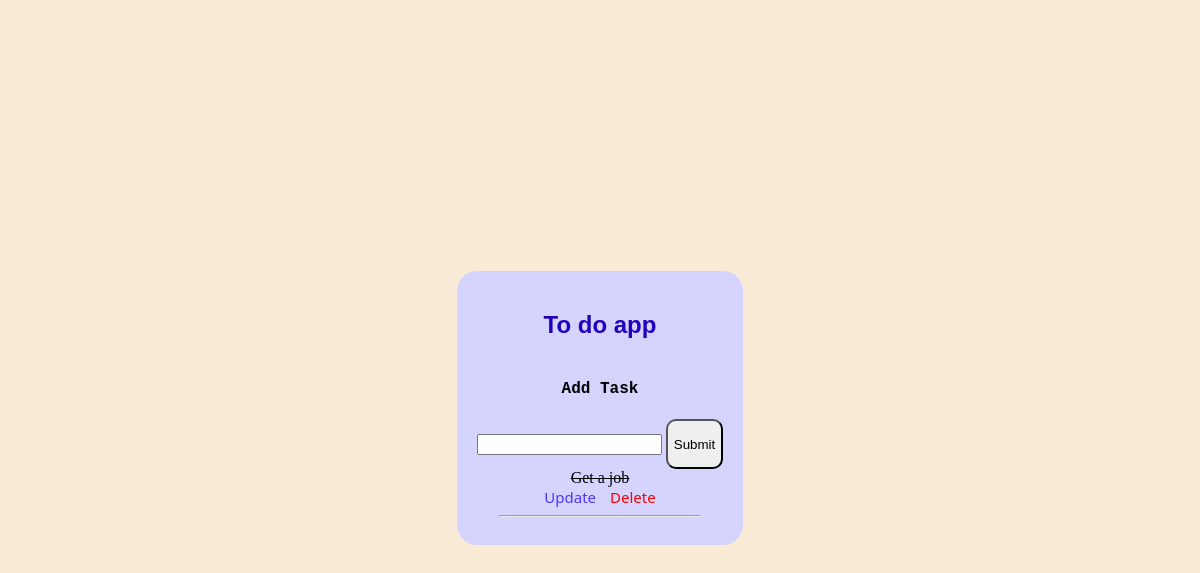
/, run on an earlier commit of the app's database.
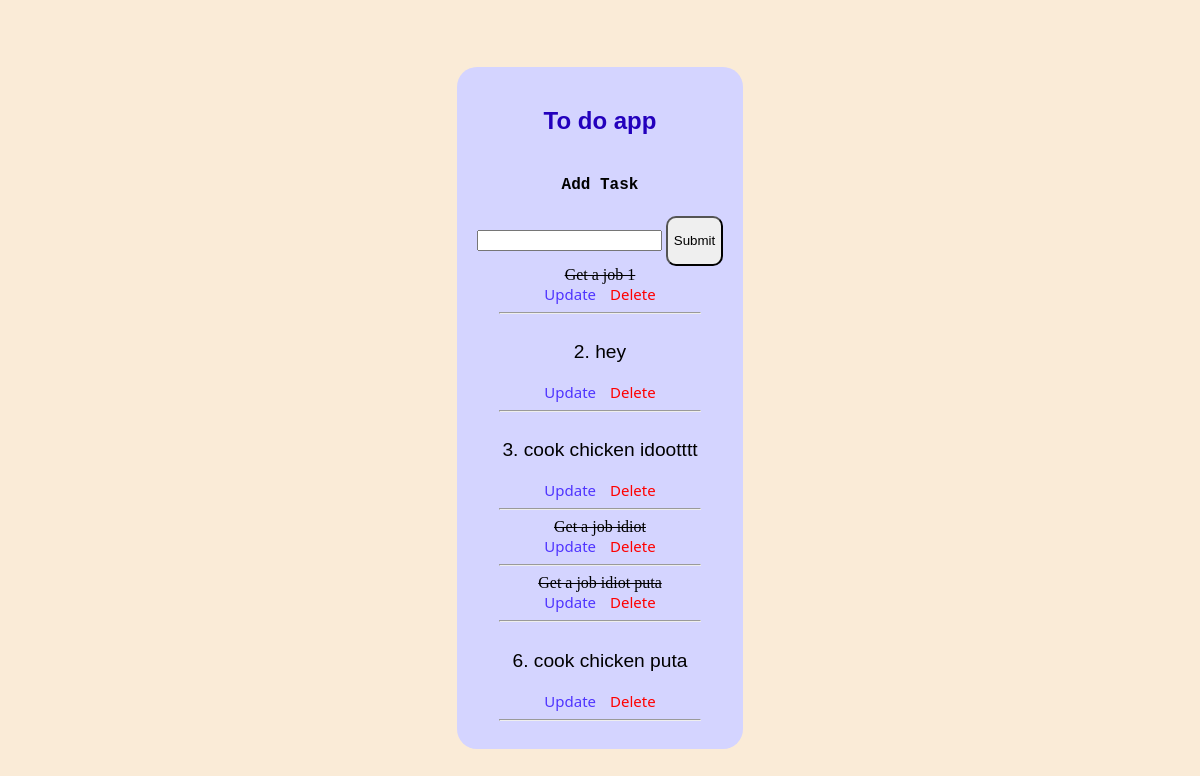
And on a later commit of the database.
### tasks/models.py (models this page shows)
class Tasks(models.Model):
    title = models.CharField(max_length=200)
    completed = models.BooleanField(default=False)
    created = models.DateTimeField(auto_now_add=True)
    def __str__(self):
        return self.title
    class Meta:
        verbose_name = 'Tasks'

### tasks/views.py (the view)
# urls.py: path('',views.index,name='list'),
def index(request):
    form = TaskForm()
    if request.method == 'POST':
        form = TaskForm(request.POST)
        if form.is_valid():
            form.save()
        return redirect('/')
    tasks = Tasks.objects.all()
    context = {'tasks':tasks,'form':form}
    return render(request,'tasks/list.html',context)

### tasks/forms.py
class TaskForm(forms.ModelForm):
    class Meta:
        model = Tasks
        fields = '__all__'

### tasks/templates/tasks/list.html (shortened to what this page needs)
{% load static %}
<!DOCTYPE html>
<html lang="en">
<head>
  <link rel="stylesheet" href="{% static 'css/list.css' %}" />
</head>
<body>
  <div style="background-color: rgb(212, 212, 255); border-radius: 20px;padding: 20px;margin: 10px; ">
    <div class="title">
      <h2 style="padding: 0px; color: rgb(35, 0, 189); font-family: 'Gill Sans', 'Gill Sans MT', Calibri, 'Trebuchet MS', sans-serif;">To do app</h2>
      <h4 style="font-family: 'Courier New', Courier, monospace;">Add Task</h4>
      <form method="post" action="/">
        {% csrf_token %} {{form.title}}
        <input type="submit" name="Create Task" style="height: 50px; border-radius: 10px;" />
      </form>
    </div>
    {% for task in tasks %}
    <div class="blogs">
      {% if task.completed == True %}
      <s>{{task}}</s>
      {% else %}
      <p style="font-family: Arial, Helvetica, sans-serif;font-weight: lighter;font-size: larger;"><span>{{task.id}}. </span>{{ task }}</p>
      {% endif %}
      <div class="buttons">
        <a style="text-decoration: none; color: rgb(79, 52, 255); padding: 5px;" href="{% url 'update' task.id %}">Update</a>
        <a style="text-decoration: none;color: red;padding: 5px;" href="{% url 'delete' task.id %}">Delete</a>
      </div>
    </div>
    <hr style="width: 200px" />
    {% endfor %}
  </div>
</body>
</html>

What changed in the data, as far as the page shows it:
changed Tasks: title "Get a job" → "Get a job 1"
added Tasks: id "2", title "hey"
added Tasks: id "3", title "cook chicken idootttt"
added Tasks: title "Get a job idiot"
added Tasks: title "Get a job idiot puta"
added Tasks: id "6", title "cook chicken puta"
